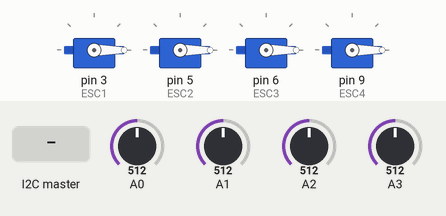
Bench run of a sketch on a simulated Arduino Uno, built with avr-gcc and run on an emulated ATmega328P. On the bench: 4 × servo. The inputs (shaded band) are chosen by the test bench; at power-on: A0 = 512, A1 = 512, A2 = 512, A3 = 512. What the sketch prints to the serial monitor is not drawn.

Above: at 1.2 s.
1.3 s: the I2C master sends the byte 90
At 2.3 s:
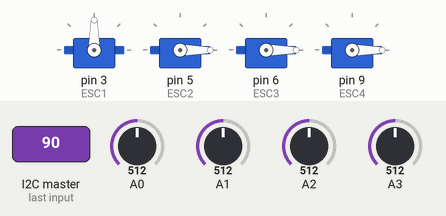
Timing chart, 0 to 5.4 s (numbered marks = the images above; inputs shaded):
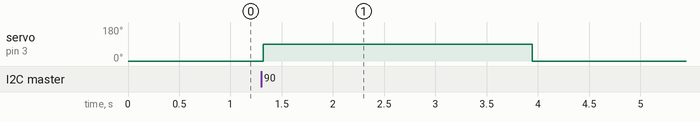

Measured:
- after the input at 1.3 s, servo on pin 3 (ESC1): 0° → 90° at once, → 0° 2.6 s later

The sketch:

OldDrone_MotorCtrl.ino
```cpp
//Régebbi teszt programokból (Motor_03 és 4Motor_Control_test)
//Figyelem az ESC KALIBRÁLÁS EGYELŐRE IDE NEM KERÜL BE
//Valszeg a szét-összerakogatások miatt úgyis újra kell...


//01-es verzió: Régi programok összeházsítása, alapműködés
//02-es verzió: Ez csak motor adatokat kap, melyik milyen gyorsan menjen, illetve, aksi cella fesz ellenörzés.
//03-as verzió: Éles teszt utáni módosítások - hard reset szükségesség megszüntetése, ha jó feszültséget mér megint, akkor visszatér a kontrol.
//fölös serial printek kivétele, aksi mérés kiszervezése fgv-be


//SLAVE (i2c kommnuikációhoz)
#include <Wire.h>
#include <Servo.h>

byte motoSpeed[4];
byte batVoltage[4];


//Aksi feszültség mérés
//Voltage measuring
//~ 3,73 V, ha Aref 4,57 !!!!!!!!!!!!!!!!!!!!!!!!!
const uint16_t CRITICALL_CELL_VOLTAGE_PER_DIVIDED_CELL = 232; //~leosztott feszültség, ami megfelel a 3,73 V-nak
const byte CRITICAL_CELL_VOLTAGE_MAX_COUNT = 255; //ha mind a négy leesik, akkor kb 64 kör alatt ezt elérjük
//ha Aref = 4,57 V !!!!!!!!!!!!!!!!!!!!!!!!!
//végső projektnél majd teszteld, hogy annyi-e (valszeg felkúszik 5-re, akkor excelben ezeket
//ÁT KELL SZÁMOLNI!
byte eCounter = 0; //feszültség ingadozások miatt, bár a sok kondi óta annyira nincsenek
byte i2cCounter = 0; //ha megszakad az i2c kommunikáció hosszabb időre
const byte CRITICAL_I2C_MAX_COUNT = 100;
bool eStopped = false;

//Motor control:
Servo ESC1;     // create object to control the ESC
Servo ESC2;
Servo ESC3;
Servo ESC4;

void setup()
{
  Wire.begin(0xF2); //A 0xF2 kell, hogy SLAVE-ként viselkedjen az adatok továbbításához
  Wire.onRequest(requestEvent); // data request to slave
  Wire.onReceive(receiveEvent); // data slave recieved

  //********************************************************
  //A feszültség méréshez nem kell ide semmi különöset tenni.
  //********************************************************
  ESC1.attach(3,1000,2000); // (pin, min pulse width, max pulse width in microseconds)
  ESC2.attach(5,1000,2000);
  ESC3.attach(6,1000,2000);
  ESC4.attach(9,1000,2000);

  //Ide jönne a motor kalibrálós rész amúgy

  ESC1.write(0);
  ESC2.write(0);
  ESC3.write(0);
  ESC4.write(0);


  Serial.begin(9600);
  //Kész
  Serial.println(F("Ready."));

}


//*********************************************************************************************
//******************************  LOOP   ******************************************************
//*********************************************************************************************

void loop()
{
LOOP_START:
  if(eStopped)
  {

    EmergencyStop();
    //valahova critical cell voltage, ha visszaállt, akkor mehessen, lehet ki is veszem majd egyelőre
    //mondjuk ide, elvégre itt kell ellenőrizni, ha minden rendben, akkor a végén eStopped kilövése
    MeasureBattery();

    byte cellCounter = 0;

    for (byte i = 0; i<3; i++)
    {
        if (batVoltage[i] > CRITICALL_CELL_VOLTAGE_PER_DIVIDED_CELL)
        {
            cellCounter++; //ez a cella rendben van
        }
    }

    if (cellCounter > 3)
    {
      //aski ok --- note to self: ienkor 0 jelet kapnak a motorok, van idő valós feszt mérni, ezután hirtelen original jelet kapják
      // nem tudom ez mennyire egészséges az aksinak, a motoronak, az ESC-knek.... --> ettől a következő körben lehet megint megzuhan az aksi fesz....

      //ugyan akkor, ha a feszültség valóban lezuhant a megenegedett érték alá
      // nem engedi újra indítani, ami az aksinak jó :)
      //holnap meglátjuk, mennyire működik ez a gyakorlatban - 2022-09-03 éjszaka...
      eCounter = 0;

      //ellenőrizzük i2c kommunikációt:
      if (i2cCounter < CRITICAL_I2C_MAX_COUNT)
      {
        //Ha ideérünk, akkor a cella feszültségek rendben vannak, és i2c is oké
        eStopped = false;
      }
      else
      {
        //aksi oké, de i2c nem
        goto LOOP_START;
      }
    }
    else
    {
      //aksi nem oké
      goto LOOP_START; //újra mérni
    }

    cellCounter = 0; //elvileg ez a változó a }-nél megsemmisül így felesleges nullának állítani, de biztos, ami biztos...

  }

  //Motorok sebesség beállítása:

  ESC1.write(motoSpeed[0]);
  ESC2.write(motoSpeed[1]);
  ESC3.write(motoSpeed[2]);
  ESC4.write(motoSpeed[3]);

  //VÉSZ LEÁLLÍTÁS KÓD RÉSZEK --------------------------------------------------------------------------------------

  //Elveszett kommunikáció i2c-vel:
  if (i2cCounter > CRITICAL_I2C_MAX_COUNT)
  {
    EmergencyStop();
  }

  //Aksi cellafeszültség mérések:

  MeasureBattery();

    for (byte i = 0; i<3; i++)
    {
        if (batVoltage[i] < CRITICALL_CELL_VOLTAGE_PER_DIVIDED_CELL)
        {
            eCounter++; //ha kritikus szint alatt van, akkor növeljük az eCounter értékét
            //azért nem kapcsoljuk le rögtön, mert a tapasztalat azt mutatja, hogy hajlamos ingadozni
            //ez vagy normális vagy vackul forrasztottam :)
            if(eCounter > CRITICAL_CELL_VOLTAGE_MAX_COUNT)
            {
                EmergencyStop();
            }
        }
    }

i2cCounter++; //ez a frissítésnél nullázódik
Serial.println(F("1 loop ran succesfully!"));
}

//*********************************************************************************************
//******************************  SUBS   ******************************************************
//*********************************************************************************************

void MeasureBattery()
{
  batVoltage[0] = analogRead(0);
  batVoltage[1] = analogRead(1) - batVoltage[0];
  batVoltage[2] = analogRead(2) - batVoltage[1];
  batVoltage[3] = analogRead(3) - batVoltage[2];
}

void EmergencyStop()
{
  ESC1.write(0);
  ESC2.write(0);
  ESC3.write(0);
  ESC4.write(0);
  //Serial.println("Estop");
  eStopped = true;
}

void receiveEvent(int howMany)
{
  //Serial.println(howMany);
    for(byte i = 0; i< howMany; i++)
    {
      motoSpeed[i] = Wire.read();
    }

    i2cCounter = 0; //elveszett jel figyelő nullázása
}

void requestEvent()
{
  //Serial.println("Incoming request");
  // respond to the question
}
```
